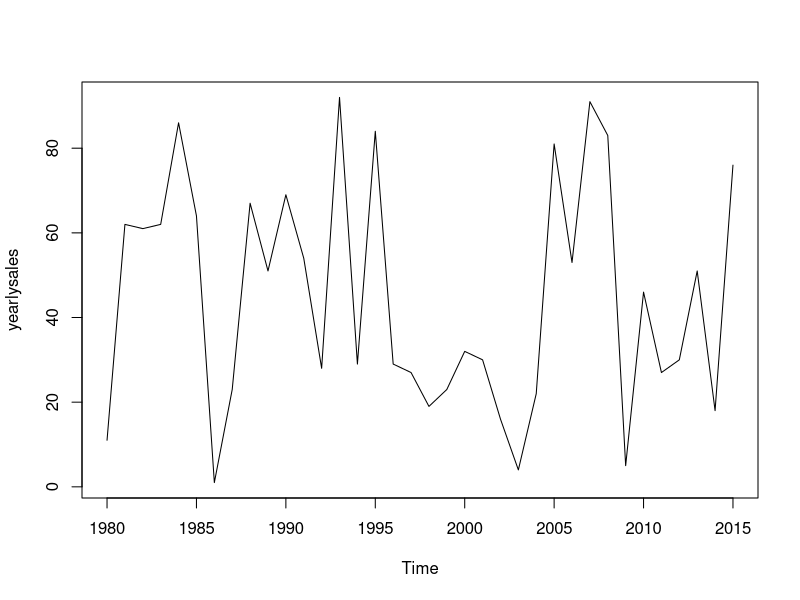
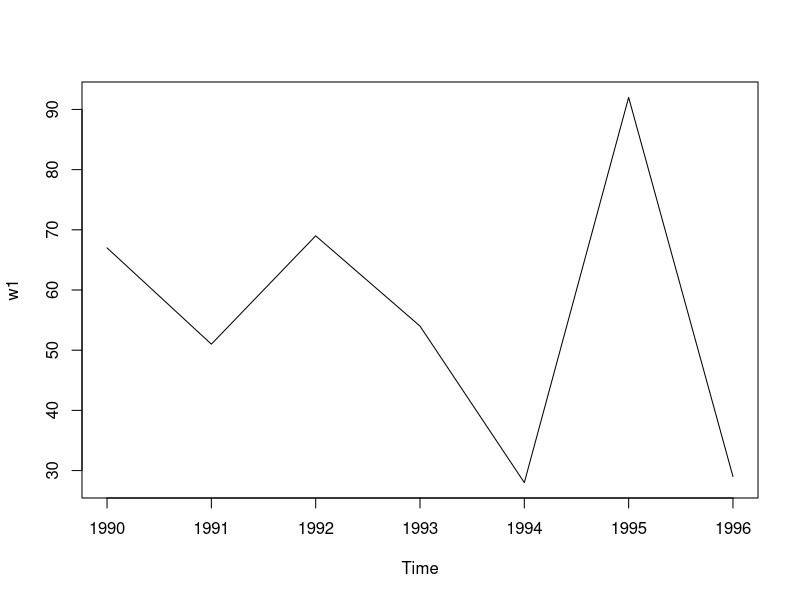
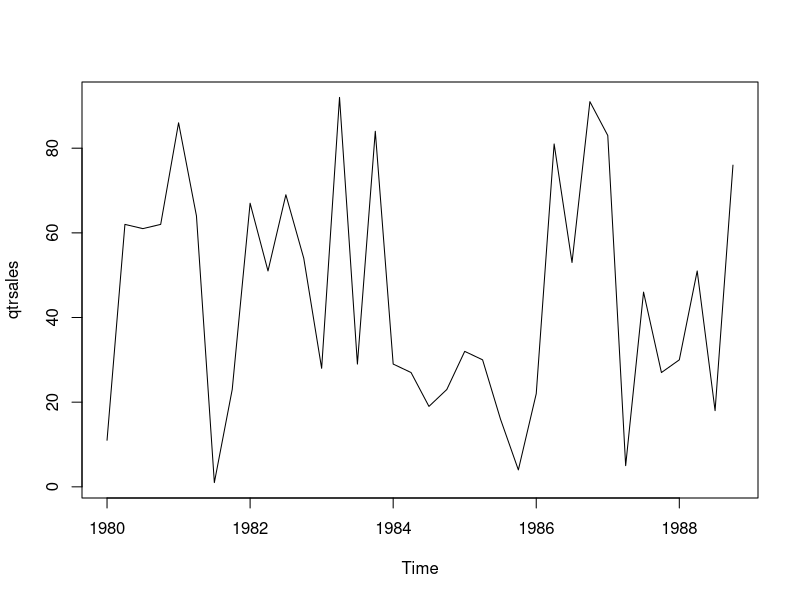

The R script that drew these images, in order:
# create a time series data

#first create a vector of numerical values
# 36 observations 
set.seed(1234)
(sales = round(runif(36, 0,100)))
length(sales)

#This data can be daily, weekly, monthly, quartler, yearly data
#create yearly time series : start year 1980

#Yearly----
(ysales = ts(sales, frequency = 1))

(yearlysales = ts(sales, start=c(1980), frequency=1))

(yearlysales1 = ts(sales, start=c(1980,3), frequency=1)) 
# 3rd yr from 1980
plot(yearlysales)


#find the year when sales was > 50
yearlysales1[ yearlysales1 > 50]
class(yearlysales1)
methods(class=ts)
yearlysales1
(w1= window(yearlysales1, start=1990, end=1996))
plot(w1)



#Quarterly -----
12/4  # freq=4
(qtrsales = ts(sales, start=c(1980), frequency=4))
plot(qtrsales)
#list data from Qtr3 1980 to  1985
window(qtrsales, start=c(1980, 3), end=c(1985, 2))


#Monthly -----
12/12  # freq=12 start month=Mar/ 1990
(monsales = ts(sales, start=c(1990,4), frequency=12))

#create data from Feb 2000 to Nov 2002
(monsales1 = ts(sales, start=c(2000,2), end=c(2003,3), frequency=12))
monsales1
str(monsales1)
length(monsales1)

#see subset of sales data : May 2000 to Aug 2001
window(monsales1, start=c(2000, 5), end=c(2001, 8))


sales2 = ceiling(rnorm(365, mean=100, sd=10))
(dailysales = ts(sales2, start=c(2017,1), frequency=365))
mean(window(dailysales, start=c(2017,1), end=c(2017,10)))
head(sales2)
